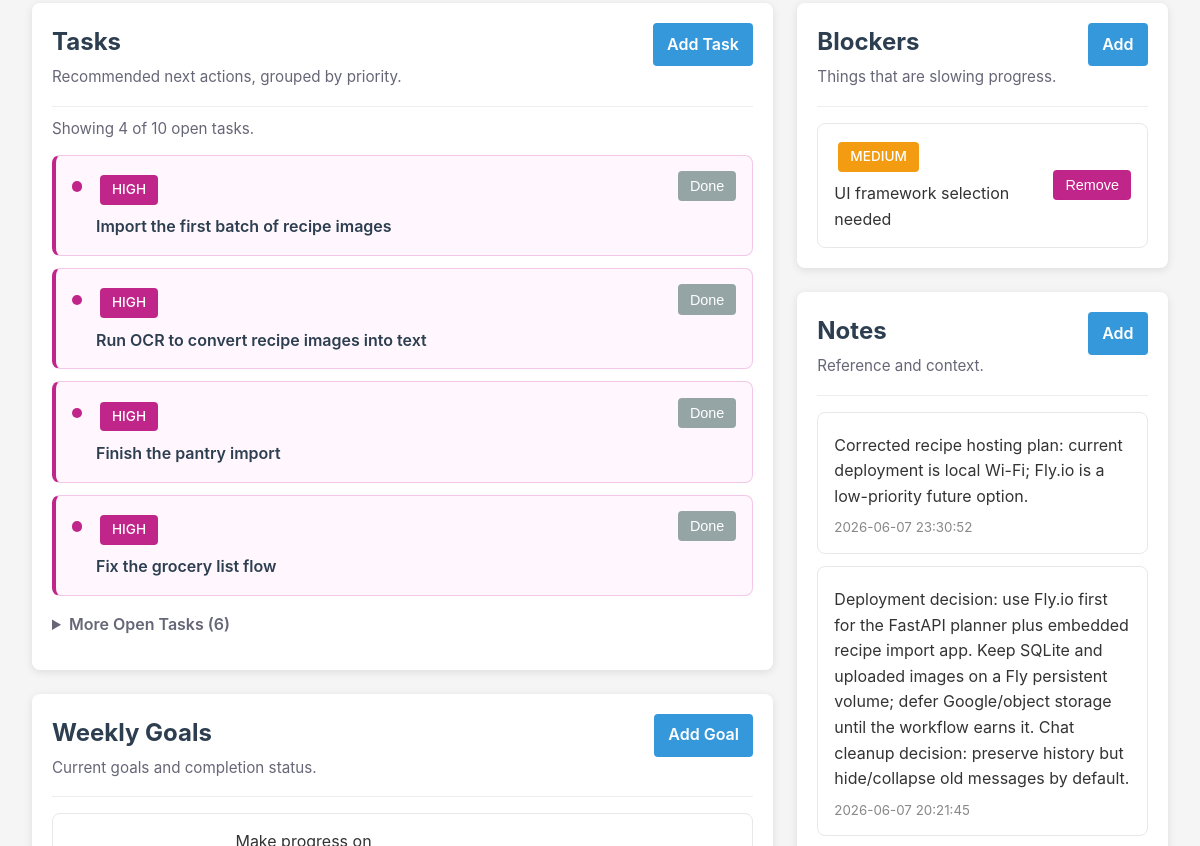
Before: /projects/2 (middle part) with the older database file.
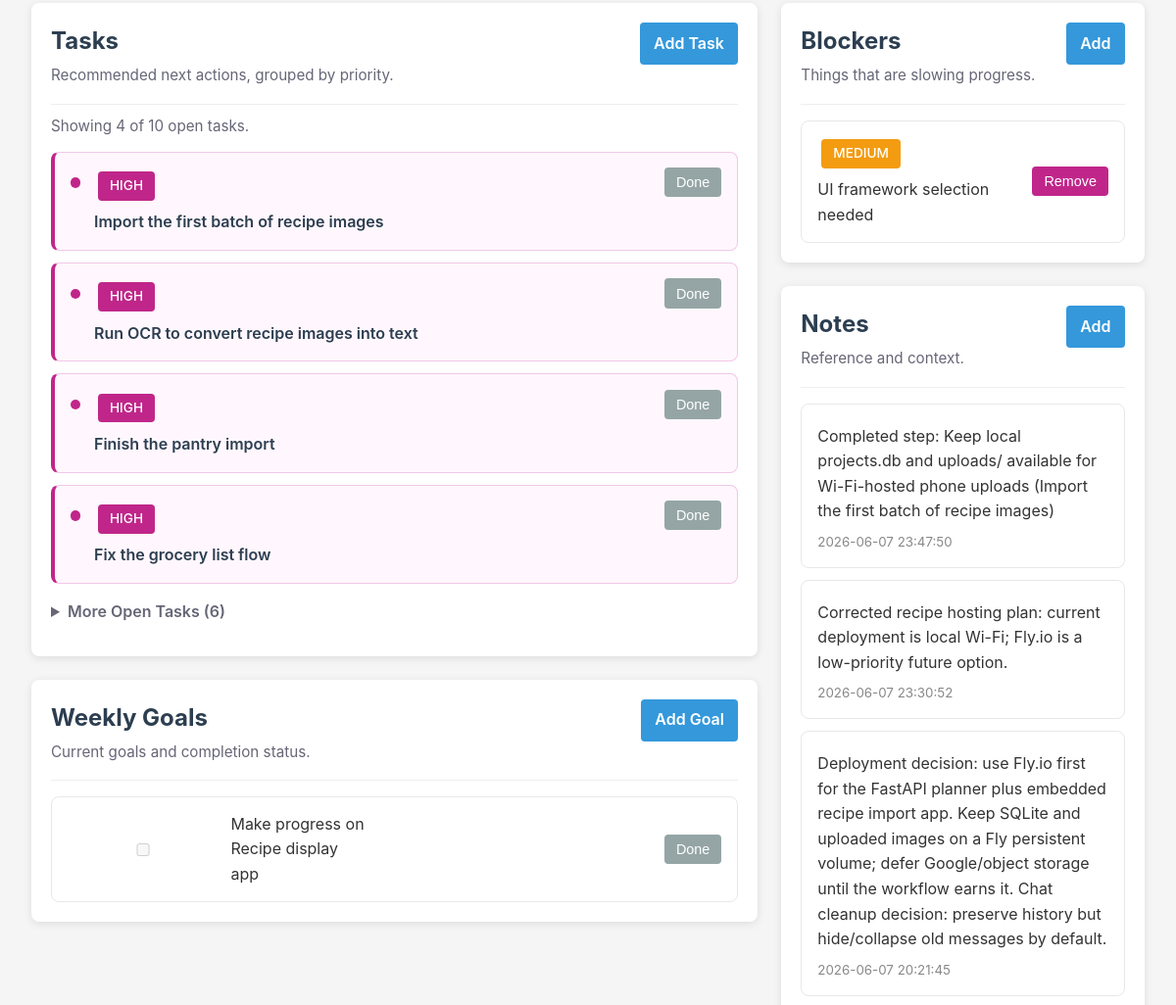
After: the same page with the newer database file.
### tables this page shows
CREATE TABLE recommended_actions (
                id INTEGER PRIMARY KEY AUTOINCREMENT,
                project_id INTEGER NOT NULL,
                action TEXT NOT NULL,
                priority TEXT DEFAULT 'medium',
                created_at TEXT DEFAULT CURRENT_TIMESTAMP, sort_order INTEGER DEFAULT 100, status TEXT DEFAULT 'open', completed_at TEXT DEFAULT '',
                FOREIGN KEY (project_id) REFERENCES projects(id) ON DELETE CASCADE
            );

CREATE TABLE blockers (
                id INTEGER PRIMARY KEY AUTOINCREMENT,
                project_id INTEGER NOT NULL,
                description TEXT NOT NULL,
                severity TEXT DEFAULT 'medium',
                created_at TEXT DEFAULT CURRENT_TIMESTAMP,
                FOREIGN KEY (project_id) REFERENCES projects(id) ON DELETE CASCADE
            );

CREATE TABLE notes (
                id INTEGER PRIMARY KEY AUTOINCREMENT,
                project_id INTEGER NOT NULL,
                content TEXT NOT NULL,
                created_at TEXT DEFAULT CURRENT_TIMESTAMP,
                FOREIGN KEY (project_id) REFERENCES projects(id) ON DELETE CASCADE
            );

CREATE TABLE weekly_goals (
                id INTEGER PRIMARY KEY AUTOINCREMENT,
                project_id INTEGER NOT NULL,
                goal TEXT NOT NULL,
                completed BOOLEAN DEFAULT 0,
                week_start TEXT NOT NULL,
                created_at TEXT DEFAULT CURRENT_TIMESTAMP,
                FOREIGN KEY (project_id) REFERENCES projects(id) ON DELETE CASCADE
            );

### api.py (the view)
@app.get("/projects/{project_id}")
def project_detail(request: Request, project_id: int):
    project = dict_from_row(db.get_project_by_id(project_id))
    if not project:
        raise HTTPException(status_code=404, detail="Project not found")
    context = {
        "request": request,
        "project": project,
        "notes": dicts_from_rows(db.get_notes(project_id)),
        "actions": dicts_from_rows(db.get_recommended_actions(project_id)),
        "blockers": dicts_from_rows(db.get_blockers(project_id)),
        "goals": dicts_from_rows(db.get_weekly_goals(project_id)),
    }
    template = jinja_env.get_template("project_detail.html")
    html = template.render(context)
    return HTMLResponse(html)

### templates/project_detail.html (shortened to what the changed rows need)
{% extends "base.html" %}
{% block content %}
<div class="project-detail-layout">
    <main>
        <section class="detail-section">
            <div class="section-header">
                <div>
                    <h2>Tasks</h2>
                </div>
            </div>
            {% set open_actions = actions|selectattr('status', 'equalto', 'open')|list %}
            {% set completed_actions = actions|selectattr('status', 'equalto', 'done')|list %}
            {% set visible_open_actions = open_actions[:4] %}
            {% set hidden_open_actions = open_actions[4:] %}
            {% if open_actions %}
                <div class="task-list">
                    {% for action in visible_open_actions %}
                        <article class="task-item priority-{{ action.priority }}">
                            <span class="priority-dot" aria-hidden="true"></span>
                            <div class="task-copy">
                                <span class="badge badge-{{ action.priority }}">{{ action.priority|upper }}</span>
                                <p><a href="/projects/{{ project.id }}/actions/{{ action.id }}">{{ action.action }}</a></p>
                            </div>
                            <form method="post" action="/projects/{{ project.id }}/actions/{{ action.id }}/complete" class="inline-form">
                                <button type="submit" class="secondary compact">Done</button>
                            </form>
                        </article>
                    {% endfor %}
                </div>
            {% else %}
                <div class="empty-state">
                    <p>No tasks yet.</p>
                </div>
            {% endif %}
        </section>
        <section class="detail-section">
            <div class="section-header">
                <div>
                    <h2>Weekly Goals</h2>
                </div>
            </div>
            {% if goals %}
                <div class="task-list">
                    {% for goal in goals %}
                        <article class="goal-row {% if goal.completed %}completed{% endif %}">
                            <div class="goal-copy">
                                <input type="checkbox" {% if goal.completed %}checked{% endif %} disabled>
                                <span>{{ goal.goal }}</span>
                            </div>
                            {% if not goal.completed %}
                                <form method="post" action="/projects/{{ project.id }}/goals/{{ goal.id }}/complete" class="inline-form">
                                    <button type="submit" class="secondary compact">Done</button>
                                </form>
                            {% endif %}
                        </article>
                    {% endfor %}
                </div>
            {% else %}
                <div class="empty-state">
                    <p>No weekly goals yet.</p>
                </div>
            {% endif %}
        </section>
    </main>
    <aside>
        <section class="detail-section">
            <div class="section-header">
                <div>
                    <h2>Blockers</h2>
                </div>
            </div>
            {% if blockers %}
                {% for blocker in blockers %}
                    <article class="side-item blocker-{{ blocker.severity }}">
                        <div>
                            <span class="badge badge-{{ blocker.severity }}">{{ blocker.severity|upper }}</span>
                            <p>{{ blocker.description }}</p>
                        </div>
                        <form method="post" action="/projects/{{ project.id }}/blockers/{{ blocker.id }}/delete" class="inline-form">
                            <button type="submit" class="danger compact">Remove</button>
                        </form>
                    </article>
                {% endfor %}
            {% else %}
                <div class="empty-state">
                    <p>No blockers.</p>
                </div>
            {% endif %}
        </section>
        <section class="detail-section">
            <div class="section-header">
                <div>
                    <h2>Notes</h2>
                </div>
            </div>
            {% if notes %}
                {% for note in notes %}
                    <article class="note-item">
                        <p>{{ note.content }}</p>
                        <small>{{ note.created_at }}</small>
                    </article>
                {% endfor %}
            {% else %}
                <div class="empty-state">
                    <p>No notes yet.</p>
                </div>
            {% endif %}
        </section>
    </aside>
</div>
{% endblock %}

Changed rows visible on the page:
now on this page (row unchanged): weekly_goals: goal "Make progress on Recipe display app"
added notes: content "Completed step: Keep local projects.db and uploads/ available for Wi-Fi-hosted phone uploads (Import the first batch of recipe images)", created_at "2026-06-07 23:47:50"
